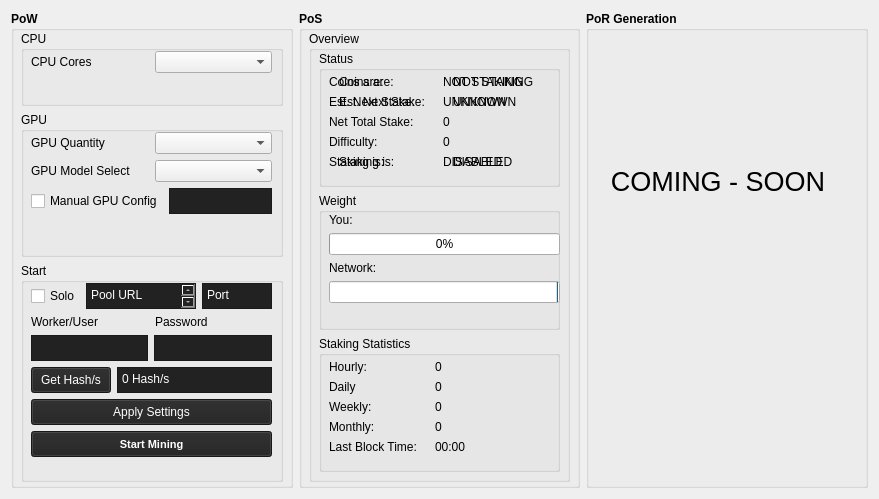
<?xml version="1.0" encoding="UTF-8"?>
<ui version="4.0">
 <class>GeneratePage</class>
 <widget class="QWidget" name="GeneratePage">
  <property name="geometry">
   <rect>
    <x>0</x>
    <y>0</y>
    <width>879</width>
    <height>499</height>
   </rect>
  </property>
  <property name="windowTitle">
   <string>Address Book</string>
  </property>
  <layout class="QVBoxLayout" name="verticalLayout">
   <item>
    <layout class="QHBoxLayout" name="horizontalLayout">
     <item>
      <layout class="QVBoxLayout" name="verticalLayout_2">
       <item>
        <widget class="QGroupBox" name="groupBox_3">
         <property name="font">
          <font>
           <weight>75</weight>
           <bold>true</bold>
          </font>
         </property>
         <property name="title">
          <string>PoW</string>
         </property>
         <widget class="QWidget" name="verticalLayoutWidget_2">
          <property name="geometry">
           <rect>
            <x>10</x>
            <y>20</y>
            <width>262</width>
            <height>451</height>
           </rect>
          </property>
          <layout class="QVBoxLayout" name="verticalLayout_9">
           <item>
            <widget class="QGroupBox" name="gbCPU">
             <property name="minimumSize">
              <size>
               <width>0</width>
               <height>65</height>
              </size>
             </property>
             <property name="maximumSize">
              <size>
               <width>16777215</width>
               <height>75</height>
              </size>
             </property>
             <property name="font">
              <font>
               <weight>50</weight>
               <bold>false</bold>
              </font>
             </property>
             <property name="title">
              <string>CPU</string>
             </property>
             <widget class="QWidget" name="verticalLayoutWidget_6">
              <property name="geometry">
               <rect>
                <x>10</x>
                <y>20</y>
                <width>241</width>
                <height>51</height>
               </rect>
              </property>
              <layout class="QVBoxLayout" name="verticalLayout_7">
               <item>
                <layout class="QHBoxLayout" name="horizontalLayout_7">
                 <item>
                  <widget class="QLabel" name="label_3">
                   <property name="font">
                    <font>
                     <weight>50</weight>
                     <bold>false</bold>
                    </font>
                   </property>
                   <property name="text">
                    <string>CPU Cores</string>
                   </property>
                  </widget>
                 </item>
                 <item>
                  <widget class="QComboBox" name="CPUcbox">
                   <property name="font">
                    <font>
                     <weight>50</weight>
                     <bold>false</bold>
                    </font>
                   </property>
                   <property name="currentText">
                    <string/>
                   </property>
                  </widget>
                 </item>
                </layout>
               </item>
               <item>
                <spacer name="verticalSpacer_2">
                 <property name="orientation">
                  <enum>Qt::Vertical</enum>
                 </property>
                 <property name="sizeHint" stdset="0">
                  <size>
                   <width>20</width>
                   <height>40</height>
                  </size>
                 </property>
                </spacer>
               </item>
              </layout>
             </widget>
            </widget>
           </item>
           <item>
            <widget class="QGroupBox" name="gBPoW">
             <property name="minimumSize">
              <size>
               <width>260</width>
               <height>135</height>
              </size>
             </property>
             <property name="maximumSize">
              <size>
               <width>16777215</width>
               <height>145</height>
              </size>
             </property>
             <property name="font">
              <font>
               <weight>50</weight>
               <bold>false</bold>
              </font>
             </property>
             <property name="title">
              <string>GPU</string>
             </property>
             <widget class="QWidget" name="verticalLayoutWidget_7">
              <property name="geometry">
               <rect>
                <x>10</x>
                <y>20</y>
                <width>241</width>
                <height>111</height>
               </rect>
              </property>
              <layout class="QVBoxLayout" name="verticalLayout_8">
               <item>
                <layout class="QHBoxLayout" name="horizontalLayout_18">
                 <item>
                  <widget class="QLabel" name="label_9">
                   <property name="font">
                    <font>
                     <weight>50</weight>
                     <bold>false</bold>
                    </font>
                   </property>
                   <property name="text">
                    <string>GPU Quantity</string>
                   </property>
                  </widget>
                 </item>
                 <item>
                  <widget class="QComboBox" name="GPUamnt">
                   <property name="font">
                    <font>
                     <weight>50</weight>
                     <bold>false</bold>
                    </font>
                   </property>
                   <property name="currentText">
                    <string/>
                   </property>
                  </widget>
                 </item>
                </layout>
               </item>
               <item>
                <layout class="QHBoxLayout" name="horizontalLayout_12">
                 <item>
                  <widget class="QLabel" name="label_6">
                   <property name="font">
                    <font>
                     <weight>50</weight>
                     <bold>false</bold>
                    </font>
                   </property>
                   <property name="text">
                    <string>GPU Model Select</string>
                   </property>
                  </widget>
                 </item>
                 <item>
                  <widget class="QComboBox" name="GPUmdl">
                   <property name="font">
                    <font>
                     <weight>50</weight>
                     <bold>false</bold>
                    </font>
                   </property>
                   <property name="currentText">
                    <string/>
                   </property>
                  </widget>
                 </item>
                </layout>
               </item>
               <item>
                <layout class="QHBoxLayout" name="horizontalLayout_19">
                 <item>
                  <widget class="QCheckBox" name="mnlGPU">
                   <property name="font">
                    <font>
                     <weight>50</weight>
                     <bold>false</bold>
                    </font>
                   </property>
                   <property name="text">
                    <string>Manual GPU Config</string>
                   </property>
                  </widget>
                 </item>
                 <item>
                  <widget class="QPlainTextEdit" name="c_hashrate_12">
                   <property name="enabled">
                    <bool>true</bool>
                   </property>
                   <property name="sizePolicy">
                    <sizepolicy hsizetype="Preferred" vsizetype="Preferred">
                     <horstretch>0</horstretch>
                     <verstretch>0</verstretch>
                    </sizepolicy>
                   </property>
                   <property name="maximumSize">
                    <size>
                     <width>256</width>
                     <height>26</height>
                    </size>
                   </property>
                   <property name="font">
                    <font>
                     <weight>50</weight>
                     <bold>false</bold>
                    </font>
                   </property>
                   <property name="styleSheet">
                    <string notr="true">background-color: rgb(34, 34, 34);
selection-background-color: rgb(0, 85, 127);
color: rgb(255, 255, 255);</string>
                   </property>
                   <property name="plainText">
                    <string/>
                   </property>
                  </widget>
                 </item>
                </layout>
               </item>
               <item>
                <layout class="QHBoxLayout" name="horizontalLayout_13"/>
               </item>
               <item>
                <spacer name="verticalSpacer">
                 <property name="orientation">
                  <enum>Qt::Vertical</enum>
                 </property>
                 <property name="sizeHint" stdset="0">
                  <size>
                   <width>20</width>
                   <height>40</height>
                  </size>
                 </property>
                </spacer>
               </item>
              </layout>
             </widget>
            </widget>
           </item>
           <item>
            <widget class="QGroupBox" name="groupBox">
             <property name="maximumSize">
              <size>
               <width>16777215</width>
               <height>225</height>
              </size>
             </property>
             <property name="font">
              <font>
               <weight>50</weight>
               <bold>false</bold>
              </font>
             </property>
             <property name="title">
              <string>Start</string>
             </property>
             <widget class="QWidget" name="verticalLayoutWidget">
              <property name="geometry">
               <rect>
                <x>10</x>
                <y>20</y>
                <width>241</width>
                <height>191</height>
               </rect>
              </property>
              <layout class="QVBoxLayout" name="verticalLayout_6">
               <item>
                <layout class="QHBoxLayout" name="horizontalLayout_8">
                 <item>
                  <widget class="QCheckBox" name="checkCPUcnt">
                   <property name="font">
                    <font>
                     <weight>50</weight>
                     <bold>false</bold>
                    </font>
                   </property>
                   <property name="text">
                    <string>Solo</string>
                   </property>
                  </widget>
                 </item>
                 <item>
                  <widget class="QPlainTextEdit" name="c_hashrate_3">
                   <property name="enabled">
                    <bool>true</bool>
                   </property>
                   <property name="sizePolicy">
                    <sizepolicy hsizetype="Preferred" vsizetype="Preferred">
                     <horstretch>0</horstretch>
                     <verstretch>0</verstretch>
                    </sizepolicy>
                   </property>
                   <property name="minimumSize">
                    <size>
                     <width>110</width>
                     <height>0</height>
                    </size>
                   </property>
                   <property name="maximumSize">
                    <size>
                     <width>256</width>
                     <height>26</height>
                    </size>
                   </property>
                   <property name="font">
                    <font>
                     <weight>50</weight>
                     <bold>false</bold>
                    </font>
                   </property>
                   <property name="styleSheet">
                    <string notr="true">background-color: rgb(34, 34, 34);
selection-background-color: rgb(0, 85, 127);
color: rgb(255, 255, 255);</string>
                   </property>
                   <property name="plainText">
                    <string>Pool URL
</string>
                   </property>
                  </widget>
                 </item>
                 <item>
                  <widget class="QPlainTextEdit" name="c_hashrate_2">
                   <property name="enabled">
                    <bool>true</bool>
                   </property>
                   <property name="sizePolicy">
                    <sizepolicy hsizetype="Preferred" vsizetype="Preferred">
                     <horstretch>0</horstretch>
                     <verstretch>0</verstretch>
                    </sizepolicy>
                   </property>
                   <property name="maximumSize">
                    <size>
                     <width>256</width>
                     <height>26</height>
                    </size>
                   </property>
                   <property name="font">
                    <font>
                     <weight>50</weight>
                     <bold>false</bold>
                    </font>
                   </property>
                   <property name="styleSheet">
                    <string notr="true">background-color: rgb(34, 34, 34);
selection-background-color: rgb(0, 85, 127);
color: rgb(255, 255, 255);</string>
                   </property>
                   <property name="plainText">
                    <string>Port</string>
                   </property>
                  </widget>
                 </item>
                </layout>
               </item>
               <item>
                <layout class="QHBoxLayout" name="horizontalLayout_11">
                 <item>
                  <widget class="QLabel" name="label_5">
                   <property name="font">
                    <font>
                     <weight>50</weight>
                     <bold>false</bold>
                    </font>
                   </property>
                   <property name="text">
                    <string>Worker/User</string>
                   </property>
                  </widget>
                 </item>
                 <item>
                  <widget class="QLabel" name="label_4">
                   <property name="font">
                    <font>
                     <weight>50</weight>
                     <bold>false</bold>
                    </font>
                   </property>
                   <property name="text">
                    <string>Password</string>
                   </property>
                  </widget>
                 </item>
                </layout>
               </item>
               <item>
                <layout class="QHBoxLayout" name="horizontalLayout_10">
                 <item>
                  <widget class="QPlainTextEdit" name="c_hashrate_5">
                   <property name="enabled">
                    <bool>true</bool>
                   </property>
                   <property name="sizePolicy">
                    <sizepolicy hsizetype="Preferred" vsizetype="Preferred">
                     <horstretch>0</horstretch>
                     <verstretch>0</verstretch>
                    </sizepolicy>
                   </property>
                   <property name="maximumSize">
                    <size>
                     <width>256</width>
                     <height>26</height>
                    </size>
                   </property>
                   <property name="font">
                    <font>
                     <weight>50</weight>
                     <bold>false</bold>
                    </font>
                   </property>
                   <property name="styleSheet">
                    <string notr="true">background-color: rgb(34, 34, 34);
selection-background-color: rgb(0, 85, 127);
color: rgb(255, 255, 255);</string>
                   </property>
                   <property name="plainText">
                    <string/>
                   </property>
                  </widget>
                 </item>
                 <item>
                  <widget class="QPlainTextEdit" name="c_hashrate_4">
                   <property name="enabled">
                    <bool>true</bool>
                   </property>
                   <property name="sizePolicy">
                    <sizepolicy hsizetype="Preferred" vsizetype="Preferred">
                     <horstretch>0</horstretch>
                     <verstretch>0</verstretch>
                    </sizepolicy>
                   </property>
                   <property name="maximumSize">
                    <size>
                     <width>256</width>
                     <height>26</height>
                    </size>
                   </property>
                   <property name="font">
                    <font>
                     <weight>50</weight>
                     <bold>false</bold>
                    </font>
                   </property>
                   <property name="styleSheet">
                    <string notr="true">background-color: rgb(34, 34, 34);
selection-background-color: rgb(0, 85, 127);
color: rgb(255, 255, 255);</string>
                   </property>
                   <property name="plainText">
                    <string/>
                   </property>
                  </widget>
                 </item>
                </layout>
               </item>
               <item>
                <layout class="QHBoxLayout" name="horizontalLayout_6">
                 <item>
                  <widget class="QPushButton" name="pushButton_8">
                   <property name="enabled">
                    <bool>true</bool>
                   </property>
                   <property name="minimumSize">
                    <size>
                     <width>0</width>
                     <height>26</height>
                    </size>
                   </property>
                   <property name="font">
                    <font>
                     <weight>50</weight>
                     <bold>false</bold>
                    </font>
                   </property>
                   <property name="cursor">
                    <cursorShape>PointingHandCursor</cursorShape>
                   </property>
                   <property name="styleSheet">
                    <string notr="true">background-color: rgb(34, 34, 34);
selection-background-color: rgb(0, 85, 127);
color: rgb(255, 255, 255);</string>
                   </property>
                   <property name="text">
                    <string>Get Hash/s</string>
                   </property>
                  </widget>
                 </item>
                 <item>
                  <widget class="QPlainTextEdit" name="c_hashrate">
                   <property name="enabled">
                    <bool>false</bool>
                   </property>
                   <property name="sizePolicy">
                    <sizepolicy hsizetype="Preferred" vsizetype="Preferred">
                     <horstretch>0</horstretch>
                     <verstretch>0</verstretch>
                    </sizepolicy>
                   </property>
                   <property name="maximumSize">
                    <size>
                     <width>256</width>
                     <height>26</height>
                    </size>
                   </property>
                   <property name="font">
                    <font>
                     <weight>50</weight>
                     <bold>false</bold>
                    </font>
                   </property>
                   <property name="styleSheet">
                    <string notr="true">background-color: rgb(34, 34, 34);
selection-background-color: rgb(0, 85, 127);
color: rgb(255, 255, 255);</string>
                   </property>
                   <property name="plainText">
                    <string>0 Hash/s</string>
                   </property>
                  </widget>
                 </item>
                </layout>
               </item>
               <item>
                <widget class="QPushButton" name="pushButton_11">
                 <property name="enabled">
                  <bool>true</bool>
                 </property>
                 <property name="minimumSize">
                  <size>
                   <width>0</width>
                   <height>26</height>
                  </size>
                 </property>
                 <property name="font">
                  <font>
                   <weight>50</weight>
                   <bold>false</bold>
                  </font>
                 </property>
                 <property name="cursor">
                  <cursorShape>PointingHandCursor</cursorShape>
                 </property>
                 <property name="styleSheet">
                  <string notr="true">background-color: rgb(34, 34, 34);
selection-background-color: rgb(0, 85, 127);
color: rgb(255, 255, 255);</string>
                 </property>
                 <property name="text">
                  <string>Apply Settings</string>
                 </property>
                </widget>
               </item>
               <item>
                <widget class="QPushButton" name="pushButton_7">
                 <property name="minimumSize">
                  <size>
                   <width>0</width>
                   <height>26</height>
                  </size>
                 </property>
                 <property name="font">
                  <font>
                   <pointsize>8</pointsize>
                   <weight>75</weight>
                   <bold>true</bold>
                  </font>
                 </property>
                 <property name="cursor">
                  <cursorShape>PointingHandCursor</cursorShape>
                 </property>
                 <property name="styleSheet">
                  <string notr="true">background-color: rgb(34, 34, 34);
selection-background-color: rgb(0, 85, 127);
color: rgb(255, 255, 255);</string>
                 </property>
                 <property name="text">
                  <string>Start Mining</string>
                 </property>
                </widget>
               </item>
               <item>
                <spacer name="verticalSpacer_3">
                 <property name="orientation">
                  <enum>Qt::Vertical</enum>
                 </property>
                 <property name="sizeHint" stdset="0">
                  <size>
                   <width>20</width>
                   <height>40</height>
                  </size>
                 </property>
                </spacer>
               </item>
              </layout>
             </widget>
            </widget>
           </item>
          </layout>
         </widget>
        </widget>
       </item>
      </layout>
     </item>
     <item>
      <layout class="QVBoxLayout" name="verticalLayout_4">
       <item>
        <widget class="QGroupBox" name="groupBox_2">
         <property name="font">
          <font>
           <weight>75</weight>
           <bold>true</bold>
          </font>
         </property>
         <property name="title">
          <string>PoS</string>
         </property>
         <widget class="QWidget" name="verticalLayoutWidget_5">
          <property name="geometry">
           <rect>
            <x>10</x>
            <y>20</y>
            <width>261</width>
            <height>451</height>
           </rect>
          </property>
          <layout class="QVBoxLayout" name="verticalLayout_10">
           <item>
            <widget class="QGroupBox" name="groupBox_4">
             <property name="font">
              <font>
               <weight>50</weight>
               <bold>false</bold>
              </font>
             </property>
             <property name="title">
              <string>Overview</string>
             </property>
             <widget class="QWidget" name="verticalLayoutWidget_3">
              <property name="geometry">
               <rect>
                <x>10</x>
                <y>20</y>
                <width>241</width>
                <height>421</height>
               </rect>
              </property>
              <layout class="QVBoxLayout" name="verticalLayout_11">
               <item>
                <widget class="QGroupBox" name="groupBox_5">
                 <property name="title">
                  <string>Status</string>
                 </property>
                 <widget class="QWidget" name="horizontalLayoutWidget">
                  <property name="geometry">
                   <rect>
                    <x>10</x>
                    <y>20</y>
                    <width>221</width>
                    <height>21</height>
                   </rect>
                  </property>
                  <layout class="QHBoxLayout" name="horizontalLayout_2">
                   <item>
                    <widget class="QLabel" name="label_8">
                     <property name="text">
                      <string>Coins are:</string>
                     </property>
                    </widget>
                   </item>
                   <item>
                    <widget class="QLabel" name="stkstat">
                     <property name="text">
                      <string>NOT STAKING</string>
                     </property>
                    </widget>
                   </item>
                  </layout>
                 </widget>
                 <widget class="QWidget" name="horizontalLayoutWidget_2">
                  <property name="geometry">
                   <rect>
                    <x>10</x>
                    <y>40</y>
                    <width>221</width>
                    <height>21</height>
                   </rect>
                  </property>
                  <layout class="QHBoxLayout" name="horizontalLayout_3">
                   <item>
                    <widget class="QLabel" name="label_12">
                     <property name="text">
                      <string>Est. Next Stake:</string>
                     </property>
                    </widget>
                   </item>
                   <item>
                    <widget class="QLabel" name="estnxt">
                     <property name="text">
                      <string>UNKNOWN</string>
                     </property>
                    </widget>
                   </item>
                  </layout>
                 </widget>
                 <widget class="QWidget" name="horizontalLayoutWidget_3">
                  <property name="geometry">
                   <rect>
                    <x>10</x>
                    <y>60</y>
                    <width>221</width>
                    <height>21</height>
                   </rect>
                  </property>
                  <layout class="QHBoxLayout" name="horizontalLayout_4">
                   <item>
                    <widget class="QLabel" name="label_14">
                     <property name="text">
                      <string>Net Total Stake:</string>
                     </property>
                    </widget>
                   </item>
                   <item>
                    <widget class="QLabel" name="hashrt">
                     <property name="text">
                      <string>0</string>
                     </property>
                    </widget>
                   </item>
                  </layout>
                 </widget>
                 <widget class="QWidget" name="horizontalLayoutWidget_4">
                  <property name="geometry">
                   <rect>
                    <x>10</x>
                    <y>80</y>
                    <width>221</width>
                    <height>21</height>
                   </rect>
                  </property>
                  <layout class="QHBoxLayout" name="horizontalLayout_5">
                   <item>
                    <widget class="QLabel" name="label_15">
                     <property name="text">
                      <string>Difficulty:</string>
                     </property>
                    </widget>
                   </item>
                   <item>
                    <widget class="QLabel" name="diffdsp">
                     <property name="text">
                      <string>0</string>
                     </property>
                    </widget>
                   </item>
                  </layout>
                 </widget>
                 <widget class="QWidget" name="horizontalLayoutWidget_9">
                  <property name="geometry">
                   <rect>
                    <x>10</x>
                    <y>100</y>
                    <width>221</width>
                    <height>21</height>
                   </rect>
                  </property>
                  <layout class="QHBoxLayout" name="horizontalLayout_17">
                   <item>
                    <widget class="QLabel" name="label_11">
                     <property name="text">
                      <string>Staking is:</string>
                     </property>
                    </widget>
                   </item>
                   <item>
                    <widget class="QLabel" name="stken">
                     <property name="text">
                      <string>DISABLED</string>
                     </property>
                    </widget>
                   </item>
                  </layout>
                 </widget>
                 <widget class="QWidget" name="horizontalLayoutWidget_11">
                  <property name="geometry">
                   <rect>
                    <x>20</x>
                    <y>20</y>
                    <width>221</width>
                    <height>21</height>
                   </rect>
                  </property>
                  <layout class="QHBoxLayout" name="horizontalLayout_21">
                   <item>
                    <widget class="QLabel" name="label_10">
                     <property name="text">
                      <string>Coins are:</string>
                     </property>
                    </widget>
                   </item>
                   <item>
                    <widget class="QLabel" name="stkstat_2">
                     <property name="text">
                      <string>NOT STAKING</string>
                     </property>
                    </widget>
                   </item>
                  </layout>
                 </widget>
                 <widget class="QWidget" name="horizontalLayoutWidget_12">
                  <property name="geometry">
                   <rect>
                    <x>20</x>
                    <y>100</y>
                    <width>221</width>
                    <height>21</height>
                   </rect>
                  </property>
                  <layout class="QHBoxLayout" name="horizontalLayout_22">
                   <item>
                    <widget class="QLabel" name="label_16">
                     <property name="text">
                      <string>Staking is:</string>
                     </property>
                    </widget>
                   </item>
                   <item>
                    <widget class="QLabel" name="stken_2">
                     <property name="text">
                      <string>DISABLED</string>
                     </property>
                    </widget>
                   </item>
                  </layout>
                 </widget>
                 <widget class="QWidget" name="horizontalLayoutWidget_13">
                  <property name="geometry">
                   <rect>
                    <x>20</x>
                    <y>40</y>
                    <width>221</width>
                    <height>21</height>
                   </rect>
                  </property>
                  <layout class="QHBoxLayout" name="horizontalLayout_23">
                   <item>
                    <widget class="QLabel" name="label_17">
                     <property name="text">
                      <string>Est. Next Stake:</string>
                     </property>
                    </widget>
                   </item>
                   <item>
                    <widget class="QLabel" name="estnxt_2">
                     <property name="text">
                      <string>UNKNOWN</string>
                     </property>
                    </widget>
                   </item>
                  </layout>
                 </widget>
                </widget>
               </item>
               <item>
                <widget class="QGroupBox" name="groupBox_6">
                 <property name="title">
                  <string>Weight</string>
                 </property>
                 <widget class="QWidget" name="verticalLayoutWidget_8">
                  <property name="geometry">
                   <rect>
                    <x>10</x>
                    <y>20</y>
                    <width>231</width>
                    <height>113</height>
                   </rect>
                  </property>
                  <layout class="QVBoxLayout" name="verticalLayout_12">
                   <item>
                    <widget class="QLabel" name="label_2">
                     <property name="text">
                      <string>You:</string>
                     </property>
                    </widget>
                   </item>
                   <item>
                    <widget class="QProgressBar" name="urwheight">
                     <property name="value">
                      <number>0</number>
                     </property>
                    </widget>
                   </item>
                   <item>
                    <widget class="QLabel" name="label_7">
                     <property name="text">
                      <string>Network:</string>
                     </property>
                    </widget>
                   </item>
                   <item>
                    <widget class="QProgressBar" name="netweight">
                     <property name="value">
                      <number>0</number>
                     </property>
                     <property name="invertedAppearance">
                      <bool>true</bool>
                     </property>
                    </widget>
                   </item>
                   <item>
                    <spacer name="verticalSpacer_4">
                     <property name="orientation">
                      <enum>Qt::Vertical</enum>
                     </property>
                     <property name="sizeHint" stdset="0">
                      <size>
                       <width>20</width>
                       <height>40</height>
                      </size>
                     </property>
                    </spacer>
                   </item>
                  </layout>
                 </widget>
                </widget>
               </item>
               <item>
                <widget class="QGroupBox" name="groupBox_7">
                 <property name="title">
                  <string>Staking Statistics</string>
                 </property>
                 <widget class="QWidget" name="horizontalLayoutWidget_5">
                  <property name="geometry">
                   <rect>
                    <x>10</x>
                    <y>20</y>
                    <width>231</width>
                    <height>21</height>
                   </rect>
                  </property>
                  <layout class="QHBoxLayout" name="horizontalLayout_9">
                   <item>
                    <widget class="QLabel" name="label_18">
                     <property name="maximumSize">
                      <size>
                       <width>100</width>
                       <height>16777215</height>
                      </size>
                     </property>
                     <property name="text">
                      <string>Hourly:</string>
                     </property>
                    </widget>
                   </item>
                   <item>
                    <widget class="QLabel" name="hourlydsp">
                     <property name="text">
                      <string>0</string>
                     </property>
                    </widget>
                   </item>
                  </layout>
                 </widget>
                 <widget class="QWidget" name="horizontalLayoutWidget_6">
                  <property name="geometry">
                   <rect>
                    <x>10</x>
                    <y>60</y>
                    <width>231</width>
                    <height>21</height>
                   </rect>
                  </property>
                  <layout class="QHBoxLayout" name="horizontalLayout_14">
                   <item>
                    <widget class="QLabel" name="label_19">
                     <property name="maximumSize">
                      <size>
                       <width>100</width>
                       <height>16777215</height>
                      </size>
                     </property>
                     <property name="text">
                      <string>Weekly:</string>
                     </property>
                    </widget>
                   </item>
                   <item>
                    <widget class="QLabel" name="weeklydsp">
                     <property name="text">
                      <string>0</string>
                     </property>
                    </widget>
                   </item>
                  </layout>
                 </widget>
                 <widget class="QWidget" name="horizontalLayoutWidget_7">
                  <property name="geometry">
                   <rect>
                    <x>10</x>
                    <y>80</y>
                    <width>231</width>
                    <height>21</height>
                   </rect>
                  </property>
                  <layout class="QHBoxLayout" name="horizontalLayout_15">
                   <item>
                    <widget class="QLabel" name="label_21">
                     <property name="maximumSize">
                      <size>
                       <width>100</width>
                       <height>16777215</height>
                      </size>
                     </property>
                     <property name="text">
                      <string>Monthly:</string>
                     </property>
                    </widget>
                   </item>
                   <item>
                    <widget class="QLabel" name="monthlydsp">
                     <property name="text">
                      <string>0</string>
                     </property>
                    </widget>
                   </item>
                  </layout>
                 </widget>
                 <widget class="QWidget" name="horizontalLayoutWidget_8">
                  <property name="geometry">
                   <rect>
                    <x>10</x>
                    <y>40</y>
                    <width>231</width>
                    <height>21</height>
                   </rect>
                  </property>
                  <layout class="QHBoxLayout" name="horizontalLayout_16">
                   <item>
                    <widget class="QLabel" name="label_24">
                     <property name="maximumSize">
                      <size>
                       <width>100</width>
                       <height>16777215</height>
                      </size>
                     </property>
                     <property name="text">
                      <string>Daily</string>
                     </property>
                    </widget>
                   </item>
                   <item>
                    <widget class="QLabel" name="dailydsp">
                     <property name="text">
                      <string>0</string>
                     </property>
                    </widget>
                   </item>
                  </layout>
                 </widget>
                 <widget class="QWidget" name="horizontalLayoutWidget_10">
                  <property name="geometry">
                   <rect>
                    <x>10</x>
                    <y>100</y>
                    <width>231</width>
                    <height>21</height>
                   </rect>
                  </property>
                  <layout class="QHBoxLayout" name="horizontalLayout_20">
                   <item>
                    <widget class="QLabel" name="label_13">
                     <property name="maximumSize">
                      <size>
                       <width>100</width>
                       <height>16777215</height>
                      </size>
                     </property>
                     <property name="text">
                      <string>Last Block Time:</string>
                     </property>
                    </widget>
                   </item>
                   <item>
                    <widget class="QLabel" name="lbTime">
                     <property name="text">
                      <string>00:00</string>
                     </property>
                    </widget>
                   </item>
                  </layout>
                 </widget>
                </widget>
               </item>
              </layout>
             </widget>
            </widget>
           </item>
          </layout>
         </widget>
        </widget>
       </item>
      </layout>
     </item>
     <item>
      <layout class="QVBoxLayout" name="verticalLayout_3">
       <item>
        <widget class="QGroupBox" name="gBPoR">
         <property name="font">
          <font>
           <weight>75</weight>
           <bold>true</bold>
          </font>
         </property>
         <property name="title">
          <string>PoR Generation</string>
         </property>
         <widget class="QWidget" name="verticalLayoutWidget_4">
          <property name="geometry">
           <rect>
            <x>10</x>
            <y>20</y>
            <width>244</width>
            <height>301</height>
           </rect>
          </property>
          <layout class="QVBoxLayout" name="verticalLayout_5">
           <item>
            <widget class="QLabel" name="label">
             <property name="font">
              <font>
               <pointsize>20</pointsize>
               <weight>50</weight>
               <bold>false</bold>
              </font>
             </property>
             <property name="text">
              <string>COMING - SOON</string>
             </property>
             <property name="alignment">
              <set>Qt::AlignCenter</set>
             </property>
            </widget>
           </item>
          </layout>
         </widget>
        </widget>
       </item>
      </layout>
     </item>
    </layout>
   </item>
  </layout>
 </widget>
 <resources/>
 <connections/>
</ui>
